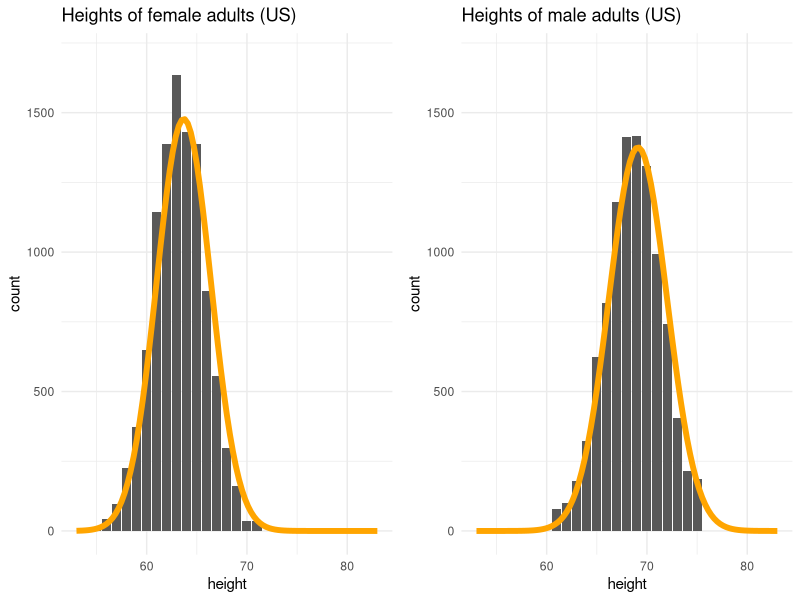
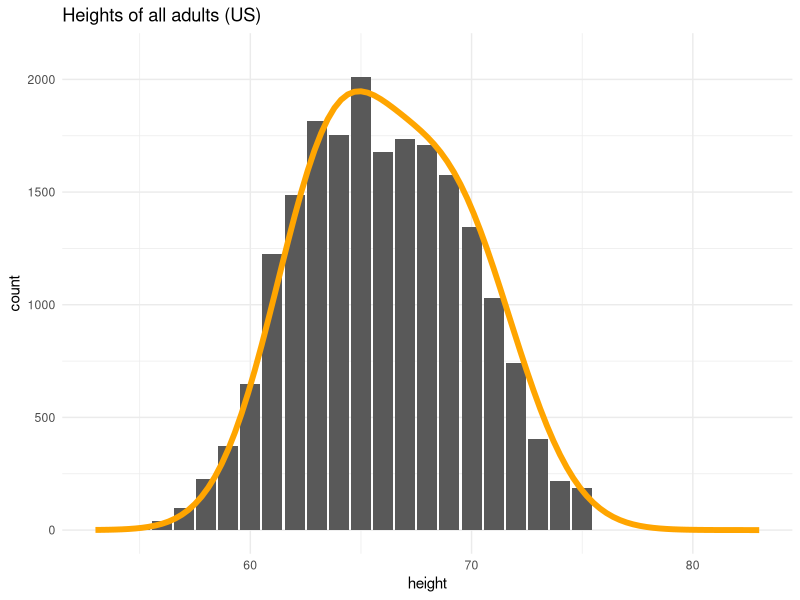
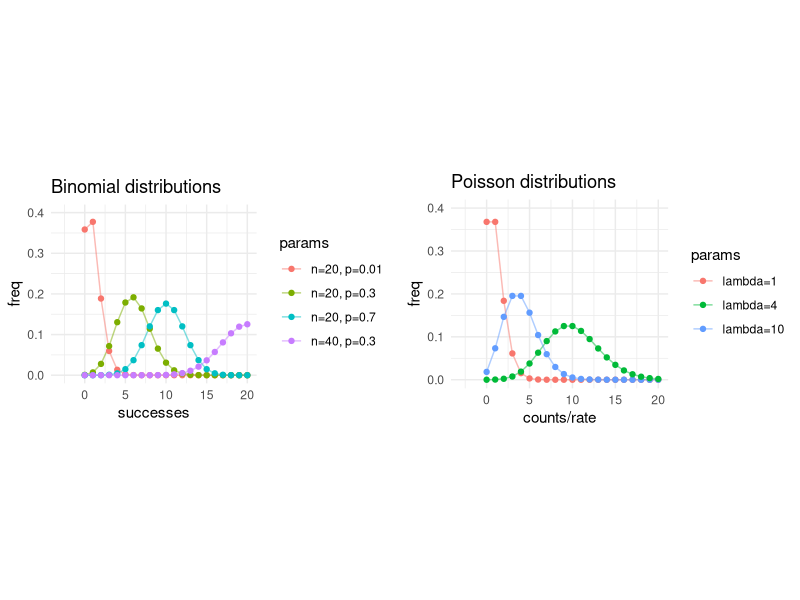
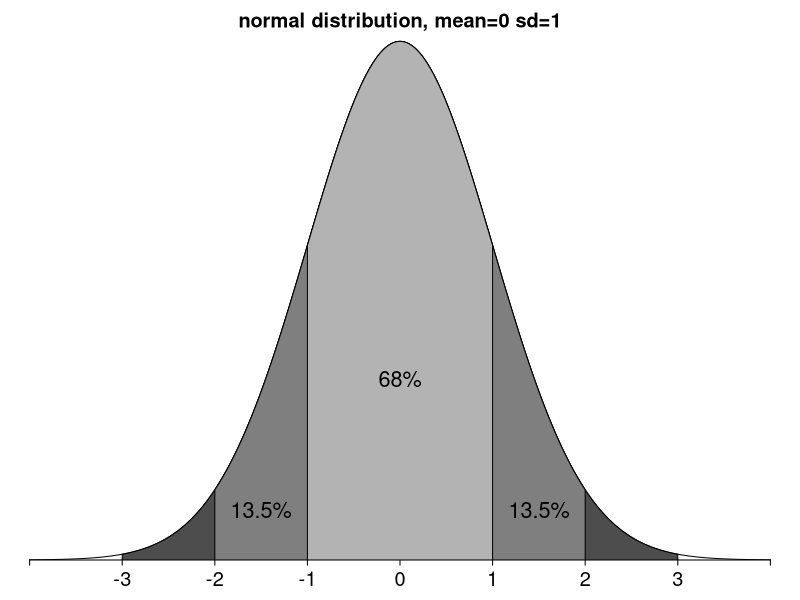

Source code (R) for these figures, in order:
## ---- chunk 1
library(dplyr)
library(stringr)
library(tidyr)
library(ggpubr)
library(ggplot2)
## ---- chunk 2
#| fig-align: center

# Plot normal curves for of height counts for men and women
# Example from https://avehtari.github.io/ROS-Examples/CentralLimitTheorem/heightweight.html

heights <- data.frame(height=54:75,
                      female=c(80,107,296,695,1612,2680,4645,8201,9948,11733,
                               10270,9942,6181,3990,2131,1154,245,257,0,
                               0,0,0)*10339/74167,
                      male=c(0,0,0,0,0,0,0,542,668,1221,2175,4213,5535,7980,
                             9566,9578,8867,6716,5019,2745,
                             1464,1263)*9983/67552) %>%
  pivot_longer(c(female, male), names_to="sex", values_to="count")

p1 <- ggplot(heights %>% filter(sex=="female"), aes(x=height, y=count)) +
  geom_col() + 
  stat_function(fun=function(x) 1e4 * dnorm(x, 63.7, 2.7),
                color="orange", lwd=2) +
  xlim(53, 83) + ylim(0, 1700) +
  labs(title="Heights of female adults (US)") +
  theme_minimal()

p2 <- ggplot(heights %>% filter(sex=="male"), aes(x=height, y=count)) +
  geom_col() + 
  stat_function(fun=function(x) 1e4 * dnorm(x, 69.1, 2.9),
                color="orange", lwd=2) +  
  xlim(53, 83) + ylim(0, 1700) +
  labs(title="Heights of male adults (US)") +
  theme_minimal()

ggarrange(p1, p2, ncol=2)
## ---- chunk 3
#| fig-align: center

ggplot(heights, aes(x=height, y=count)) +
  geom_col() + 
  stat_function(fun=function(x) 2.1e4 * (0.52 * dnorm(x, 63.7, 2.7) +
                                       0.48 * dnorm(x, 69.1, 2.9)),
                color="orange", lwd=2) +
  xlim(53, 83) + ylim(0, 2100) +
  labs(title="Heights of all adults (US)") +
  theme_minimal()
## ---- chunk 4
#| fig-align: center

# A data frame of values 1:20, with some binomial and poisson distributed values
data <- data.frame(count=0:20) %>%
  mutate(pois1=dpois(count, 1)) %>%
  mutate(pois4=dpois(count, 4)) %>%
  mutate(pois10=dpois(count, 10)) %>%
  mutate(binom0=dbinom(count, 20, 0.05)) %>%
  mutate(binom1=dbinom(count, 20, 0.3)) %>%
  mutate(binom2=dbinom(count, 20, 0.5)) %>%
  mutate(binom3=dbinom(count, 40, 0.5)) %>%
  pivot_longer(cols=-count, names_to="params", values_to="freq")

p1 <- ggplot(data %>% filter(str_detect(params, "^pois")), aes(x=count, color=params)) +
  geom_line(aes(y=freq), alpha=0.5) +
  geom_point(aes(y=freq)) +
  xlim(-3,20) +
  ylim(0, 0.4) +
  xlab("counts/rate") +
  labs(title="Poisson distributions") +
  scale_color_discrete(labels=c("lambda=1", "lambda=4", "lambda=10")) +
  coord_fixed(ratio=50) +
  theme_minimal()

p2 <- ggplot(data %>% filter(str_detect(params, "^binom")), aes(x=count, color=params)) +
  geom_line(aes(y=freq), alpha=0.5) +
  geom_point(aes(y=freq)) +
  xlim(-3,20) +
  ylim(0, 0.4) +
  xlab("successes") +
  labs(title="Binomial distributions") +
  scale_color_discrete(labels=c("n=20, p=0.01", "n=20, p=0.3", "n=20, p=0.7", "n=40, p=0.3")) +
  coord_fixed(ratio=50) +
  theme_minimal()

ggarrange(p2, p1, ncol=2)
## ---- chunk 5
#| fig-align: center

# Example from https://avehtari.github.io/ROS-Examples/CentralLimitTheorem/heightweight.html

par(mar=c(2,0,2,0), tck=-.01)
curve(dnorm(x), -4, 4, ylim=c(0, 0.4), xlab="", ylab="", bty="n", yaxs="i", main="normal distribution, mean=0 sd=1", xaxt="n", yaxt="n")
axis(1, c(-4, -3, -2, -1,  0,  1, 2, 3, 4), c("", "-3", "-2", "-1",  "0",  "1", "2", "3", ""), mgp=c(1.5, .5, 0), cex.axis=1.2)
colors <- c("gray70", "gray50", "gray30")
for (i in 3:1){
  grid <- seq(-i, i, .01)
  polygon(c(grid, i, -i), c(dnorm(grid), 0, 0), col=colors[i])
}
text(0, .35*dnorm(0), "68%", cex=1.3)
text(-1.5, .3*dnorm(1.5), "13.5%", cex=1.3)
text(1.5, .3*dnorm(1.5), "13.5%", cex=1.3)
